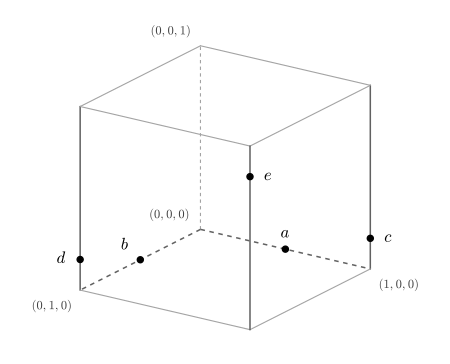

Recreate this plot in Python.
#!/usr/bin/env python3
"""Draw the five edge zeros used in the three-variable quadratic example.

This is a fixed affine projection of exact coordinates. It performs no
optimization, sampling, or numerical verification of the polynomial.
"""

from itertools import product
from pathlib import Path

import matplotlib

matplotlib.use("Agg")
import matplotlib.pyplot as plt
import numpy as np


def project(point):
    """Project the coordinate axes to three fixed directions in the plane."""
    x, y, z = point
    return np.array([1.20 * x - 0.85 * y, -0.28 * x - 0.43 * y + 1.30 * z])


def main():
    output = Path(__file__).resolve().parent
    previews = output.parent / "verification" / "previews"
    previews.mkdir(parents=True, exist_ok=True)
    matplotlib.rcParams.update(
        {
            "font.family": "serif",
            "font.serif": ["DejaVu Serif"],
            "font.size": 10,
            "mathtext.fontset": "cm",
            "pdf.fonttype": 42,
            "ps.fonttype": 42,
        }
    )
    fig, ax = plt.subplots(figsize=(4.5, 3.6))
    vertices = list(product((0, 1), repeat=3))
    origin = (0, 0, 0)
    zero_edges = {
        frozenset((origin, (1, 0, 0))),
        frozenset((origin, (0, 1, 0))),
        frozenset(((1, 0, 0), (1, 0, 1))),
        frozenset(((0, 1, 0), (0, 1, 1))),
        frozenset(((1, 1, 0), (1, 1, 1))),
    }

    for first in vertices:
        for second in vertices:
            if first >= second or sum(a != b for a, b in zip(first, second)) != 1:
                continue
            edge = frozenset((first, second))
            projected = np.stack([project(first), project(second)])
            # The three edges incident to the rear vertex are dashed.
            hidden = origin in edge
            emphasized = edge in zero_edges
            ax.plot(
                projected[:, 0],
                projected[:, 1],
                color="0.38" if emphasized else "0.64",
                linewidth=1.1 if emphasized else 0.8,
                linestyle=(0, (3, 3)) if hidden else "solid",
                solid_capstyle="round",
                zorder=1 if hidden else 2,
            )

    contacts = {
        "a": ((0.5, 0, 0), (0, 11), "center"),
        "b": ((0, 0.5, 0), (-8, 10), "right"),
        "c": ((1, 0, 1 / 6), (10, 0), "left"),
        "d": ((0, 1, 1 / 6), (-10, 0), "right"),
        "e": ((1, 1, 5 / 6), (10, 0), "left"),
    }
    for label, (point, offset, alignment) in contacts.items():
        planar = project(point)
        ax.plot(*planar, "o", markersize=4.4, color="black", zorder=5)
        ax.annotate(
            rf"${label}$",
            planar,
            xytext=offset,
            textcoords="offset points",
            ha=alignment,
            va="center",
            fontsize=12,
            zorder=6,
        )

    coordinate_labels = [
        ((0, 0, 0), r"$(0,0,0)$", (-7, 10), "right"),
        ((1, 0, 0), r"$(1,0,0)$", (6, -12), "left"),
        ((0, 1, 0), r"$(0,1,0)$", (-5, -12), "right"),
        ((0, 0, 1), r"$(0,0,1)$", (-6, 10), "right"),
    ]
    for point, label, offset, alignment in coordinate_labels:
        ax.annotate(
            label,
            project(point),
            xytext=offset,
            textcoords="offset points",
            ha=alignment,
            va="center",
            fontsize=9,
            color="0.25",
        )

    ax.set_aspect("equal")
    ax.set_xlim(-1.40, 1.74)
    ax.set_ylim(-0.93, 1.61)
    ax.axis("off")
    fig.subplots_adjust(left=0, right=1, bottom=0, top=1)
    fig.savefig(
        output / "five-edge-zeros.pdf",
        bbox_inches="tight",
        pad_inches=0.02,
        metadata={"CreationDate": None, "ModDate": None},
    )
    fig.savefig(previews / "five-edge-zeros.png", dpi=220, bbox_inches="tight", pad_inches=0.02)
    plt.close(fig)


if __name__ == "__main__":
    main()
